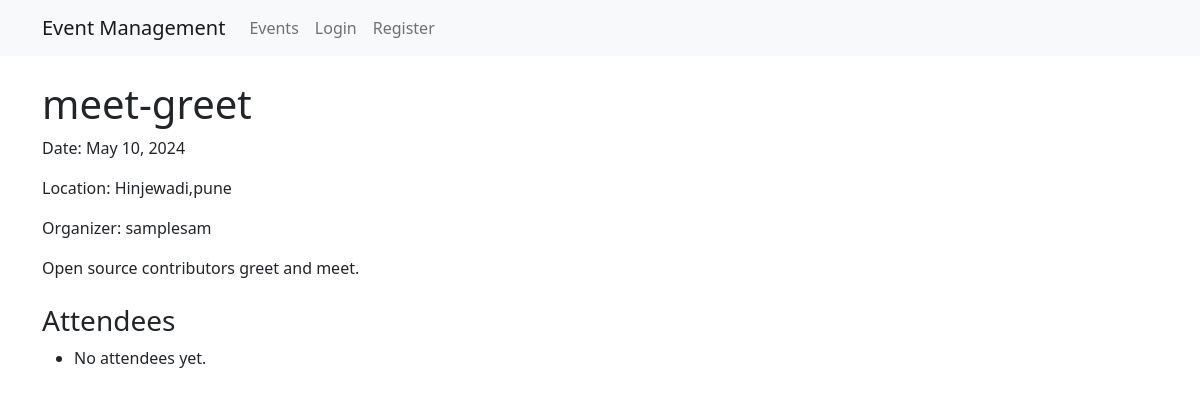
The page /event/1/ on the database its author committed.
### events/models.py (models this page shows, shortened)
class Event(models.Model):
    title = models.CharField(max_length=200)
    description = models.TextField()
    date = models.DateTimeField()
    location = models.CharField(max_length=200)
    organizer = models.ForeignKey(User, on_delete=models.CASCADE)
    created_at = models.DateTimeField(auto_now_add=True)
    updated_at = models.DateTimeField(auto_now=True)

### events/views.py (the view)
# urls.py: path('event/<int:pk>/', EventDetailView.as_view(), name='event-detail'),
class EventDetailView(DetailView):
    model = Event
    template_name = 'events/event_detail.html'
    def get_context_data(self, **kwargs):
        context = super().get_context_data(**kwargs)
        context['attendees'] = self.object.attendees.all()
        if self.request.user.is_authenticated:
            context['user_rsvp'] = self.object.attendees.filter(user=self.request.user).first()
        return context

### templates/events/event_detail.html (shortened to what this page needs)
{% extends "base.html" %}
{% block content %}
    <h1>{{ event.title }}</h1>
    <p>Date: {{ event.date|date:"F d, Y" }}</p>
    <p>Location: {{ event.location }}</p>
    <p>Organizer: {{ event.organizer.username }}</p>
    <p>{{ event.description }}</p>
    <h3 class="mt-4">Attendees</h3>
    <ul>
    {% for attendee in attendees %}
        <li>{{ attendee.user.username }} - {{ attendee.rsvp_status }}</li>
    {% empty %}
        <li>No attendees yet.</li>
    {% endfor %}
    </ul>
{% endblock content %}

### rows shown on the page
Event: title "meet-greet", date "May 10, 2024", location "Hinjewadi,pune", organizer.username "samplesam", description "Open source contributors greet and meet."
